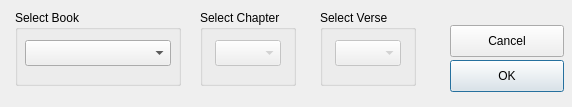
<?xml version="1.0" encoding="UTF-8"?>
<ui version="4.0">
 <class>DialogSelectVerse</class>
 <widget class="QDialog" name="DialogSelectVerse">
  <property name="geometry">
   <rect>
    <x>0</x>
    <y>0</y>
    <width>572</width>
    <height>107</height>
   </rect>
  </property>
  <property name="windowTitle">
   <string>Select Book, Chapter, Verse</string>
  </property>
  <property name="modal">
   <bool>true</bool>
  </property>
  <widget class="QGroupBox" name="groupBox">
   <property name="geometry">
    <rect>
     <x>15</x>
     <y>10</y>
     <width>166</width>
     <height>76</height>
    </rect>
   </property>
   <property name="title">
    <string>Select Book</string>
   </property>
   <widget class="QComboBox" name="comboBook">
    <property name="geometry">
     <rect>
      <x>10</x>
      <y>30</y>
      <width>146</width>
      <height>26</height>
     </rect>
    </property>
    <property name="font">
     <font>
      <pointsize>14</pointsize>
     </font>
    </property>
   </widget>
  </widget>
  <widget class="QGroupBox" name="groupBox_2">
   <property name="geometry">
    <rect>
     <x>200</x>
     <y>10</y>
     <width>96</width>
     <height>76</height>
    </rect>
   </property>
   <property name="title">
    <string>Select Chapter</string>
   </property>
   <widget class="QComboBox" name="comboChapter">
    <property name="enabled">
     <bool>false</bool>
    </property>
    <property name="geometry">
     <rect>
      <x>15</x>
      <y>30</y>
      <width>66</width>
      <height>26</height>
     </rect>
    </property>
    <property name="font">
     <font>
      <pointsize>14</pointsize>
     </font>
    </property>
   </widget>
  </widget>
  <widget class="QGroupBox" name="groupBox_3">
   <property name="geometry">
    <rect>
     <x>320</x>
     <y>10</y>
     <width>96</width>
     <height>76</height>
    </rect>
   </property>
   <property name="title">
    <string>Select Verse</string>
   </property>
   <widget class="QComboBox" name="comboVerse">
    <property name="enabled">
     <bool>false</bool>
    </property>
    <property name="geometry">
     <rect>
      <x>15</x>
      <y>30</y>
      <width>66</width>
      <height>26</height>
     </rect>
    </property>
    <property name="font">
     <font>
      <pointsize>14</pointsize>
     </font>
    </property>
   </widget>
  </widget>
  <widget class="QPushButton" name="pbOK">
   <property name="geometry">
    <rect>
     <x>450</x>
     <y>60</y>
     <width>114</width>
     <height>32</height>
    </rect>
   </property>
   <property name="text">
    <string>OK</string>
   </property>
  </widget>
  <widget class="QPushButton" name="pbCancel">
   <property name="geometry">
    <rect>
     <x>450</x>
     <y>25</y>
     <width>114</width>
     <height>32</height>
    </rect>
   </property>
   <property name="text">
    <string>Cancel</string>
   </property>
  </widget>
 </widget>
 <resources/>
 <connections/>
</ui>
